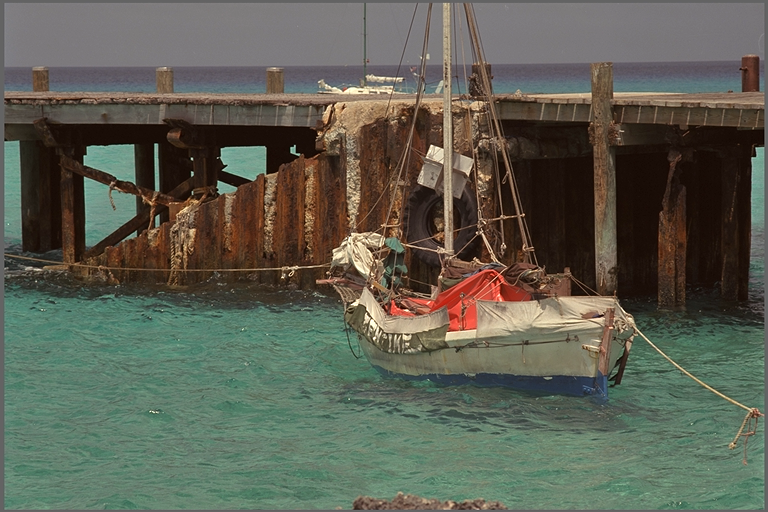
#> input picture lab4/obrazy/color/boat2_col.png, 768 x 512 px, found by its file name; the run also reads 1 picture not shown here
$ python zad1.py
#> lines starting #> are read from the running program, lines starting #| are printed output that depends on the picture
### lab1/WMM-24L-main/scripts.py
import cv2
import numpy as np
def cv_imshow(img, img_title="image"):
    # cv2.namedWindow(img_title, cv2.WINDOW_AUTOSIZE)  # cv2.WINDOW_NORMAL

    ##### przeskalowanie obrazu z rzeczywistymi wartościami pikseli, żeby jedną funkcją wywietlać obrazy różnych typów
    if (img.dtype == np.float32) or (img.dtype == np.float64):
        img_ = img/255
    else:
        img_ = img
    cv2.imshow(img_title, img_)
    cv2.waitKey(1)  ### oczekiwanie przez bardzo krótki czas - okno się wyświetli, ale program się nie zablokuje, tylko będzie kontynuowany

def calcPSNR(img1, img2):
    imax = 255.**2  ### zakładana wartość pikseli z przedziału [0, 255]
    ##### w różnicy obrazów istotne są wartości ujemne, dlatego img1 konwertowany do typu np.float64 (liczby rzeczywiste) aby nie ograniczać wyniku do przedziału [0, 255]
    mse = ((img1.astype(np.float64)-img2)**2).sum()/img1.size  ### img1.size - liczba elementów w img1, ==img1.shape[0]*img1.shape[1] dla obrazów mono, ==img1.shape[0]*img1.shape[1]*img1.shape[2] dla obrazów barwnych
    return 10.0*np.log10(imax/mse)

### lab1/WMM-24L-main/zad1.py
import cv2
import numpy as np
import matplotlib.pyplot as plt
import time
from scripts import cv_imshow, calcPSNR

def ex_1():
    path_org = './obrazy_testowe/color/boat2_col.png'
    path_inoise = './obrazy_testowe/color_inoise2/boat2_col_inoise.png'
    path_noise = './obrazy_testowe/color_noise/boat2_col_noise.png'

    img_org = cv2.imread(path_org, cv2.IMREAD_UNCHANGED)
#> img_org is the input picture: shape (512, 768, 3); mean B, G, R 82.5, 95.3, 93.2
    img_inoise = cv2.imread(path_inoise, cv2.IMREAD_UNCHANGED)
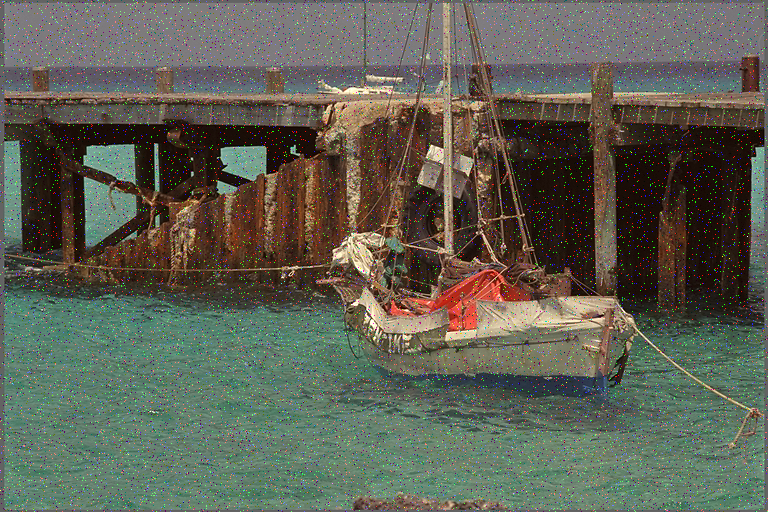
#> input picture lab4/obrazy/color_inoise2/boat2_col_inoise.png, 768 x 512 px, found by its file name
#> img_inoise is the input picture: shape (512, 768, 3); mean B, G, R 83.8, 96.2, 94.2
    img_noise = cv2.imread(path_noise, cv2.IMREAD_UNCHANGED)

    mask = [3, 5, 7]

    for x in mask:
        # Gausa
        inoise_g = cv2.GaussianBlur(img_inoise, (x, x), 0)
        noise_g = cv2.GaussianBlur(img_noise, (x, x), 0)

        # Medianowy
        inoise_m = cv2.medianBlur(img_inoise, x)
        noise_m = cv2.medianBlur(img_noise, x)

        # Wyswietl
        cv_imshow(inoise_g, f'Gauss inoise - {x}')
        cv_imshow(noise_g, f'Gauss noise - {x}')

        cv_imshow(inoise_g, f'Median inoise - {x}')
        cv_imshow(noise_g, f'Median noise - {x}')
        # time.sleep(3)

        #psnr
        psnr_inoise_g = round(calcPSNR(img_org,inoise_g),3)
        psnr_noise_g = round(calcPSNR(img_org,noise_g),3)

        psnr_inoise_m = round(calcPSNR(img_org,inoise_m),3)
        psnr_noise_m = round(calcPSNR(img_org,noise_m),3)

        print(f'PSNR Gauss inoise - mask {x} | {psnr_inoise_g}')
        print(f'PSNR Gauss noise - mask {x} | {psnr_noise_g}')
        print(f'PSNR Median inoise - mask {x} | {psnr_inoise_m}')
        print(f'PSNR Median noise - mask {x} | {psnr_noise_m}')

        #zapis
        cv2.imwrite(f'./output/inoise_g_{x}.png', inoise_g)
        cv2.imwrite(f'./output/noise_g_{x}.png', noise_g)
        cv2.imwrite(f'./output/inoise_m_{x}.png', inoise_m)
        cv2.imwrite(f'./output/noise_m_{x}.png', noise_m)
#> this loop made 3 passes
#> (psnr_inoise_g, psnr_noise_g, psnr_inoise_m, psnr_noise_m) on passes 1 to 3: (26.76, 29.19, 29.39, 27.88), (26.64, 27.82, 26.18, 25.84), (25.96, 26.53, 25.16, 24.98)
#| PSNR Gauss inoise - mask 3 | 26.758
#| PSNR Gauss noise - mask 3 | 29.191
#| PSNR Median inoise - mask 3 | 29.392
#| PSNR Median noise - mask 3 | 27.878
#| PSNR Gauss inoise - mask 5 | 26.643
#| PSNR Gauss noise - mask 5 | 27.823
#| PSNR Median inoise - mask 5 | 26.181
#| PSNR Median noise - mask 5 | 25.845
#| PSNR Gauss inoise - mask 7 | 25.958
#| PSNR Gauss noise - mask 7 | 26.528
#> (further printed lines are left out)
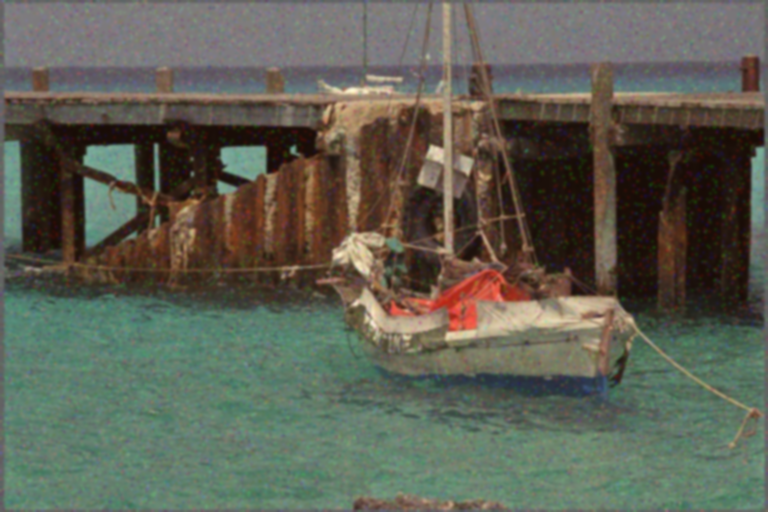
#> inoise_g: shape (512, 768, 3); mean B, G, R 83.8, 96.2, 94.2


ex_1()
